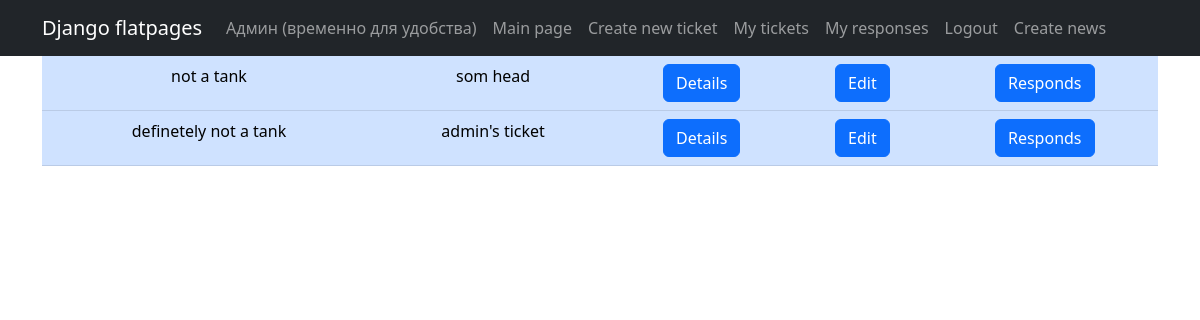
Page /my_tickets/ (signed in) on the earlier database version.
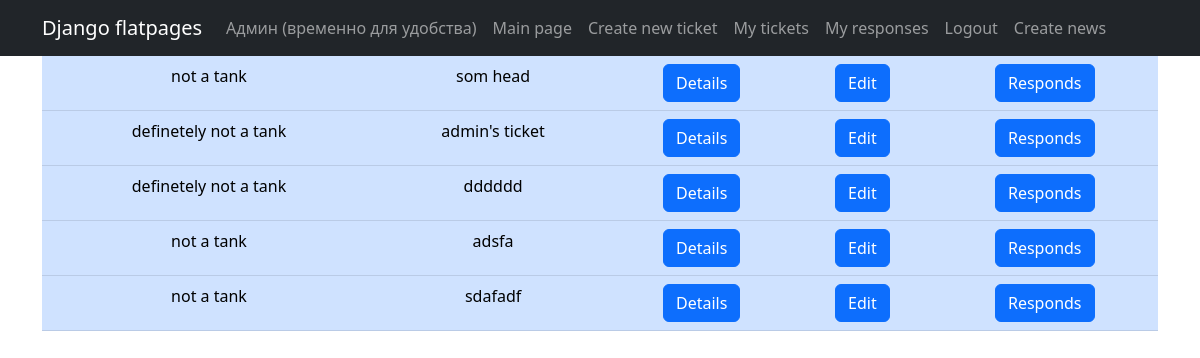
Same page on the later database version.
### tickets/models.py (models this page shows, shortened)
class Ticket(models.Model):
    author = models.ForeignKey(User, on_delete=models.CASCADE)
    head = models.CharField(max_length=200)
    body = CKEditor5Field('Text', config_name='extends')
    category = models.CharField(choices=categories, max_length=25)
    pubdate = models.DateField(auto_now_add=True)

### tickets/views.py (the view)
# urls.py: path('my_tickets/', UserTicketsList.as_view()),
class UserTicketsList(ListView, LoginRequiredMixin):  # вьюшка для просмотра всех своих тикетов
    model = Ticket
    ordering = 'pubdate'
    template_name = 'my_tickets.html'
    context_object_name = 'my_tickets'
    def get_queryset(self):
        return Ticket.objects.filter(author=self.request.user)

### templates/my_tickets.html (shortened to what this page needs)
{% extends 'flatpages/default.html' %}
    {% block content %}
    {% if my_tickets %}
    <table class="table table-primary">
    {% for ticket in my_tickets %}
        <tr>
            <td>
                {{ ticket.category }}
            </td>
            <td>
                {{ ticket.head }}
            </td>
            <td>
                <a class="btn btn-primary" href="{% url 'ticket_detail' ticket.id %}">Details</a>
            </td>
            <td>
                <a class="btn btn-primary" href="{% url 'ticket_edit' ticket.id %}">Edit</a>
            </td>
            <td>
                <a class="btn btn-primary" href="{% url 'ticket_responds' ticket.id %}">Responds</a>
            </td>
        </tr>
    {% endfor %}
    </table>
    {% else %}
    <h5>You don't have any tickets right now, what to make one?</h5>
    <a class="btn btn-primary" href="/create/">Create ticket</a>
    {% endif %}
    {% endblock content %}

Differences in the rows shown:
added Ticket: category "definetely not a tank", head "dddddd"
added Ticket: category "not a tank", head "adsfa"
added Ticket: category "not a tank", head "sdafadf"
